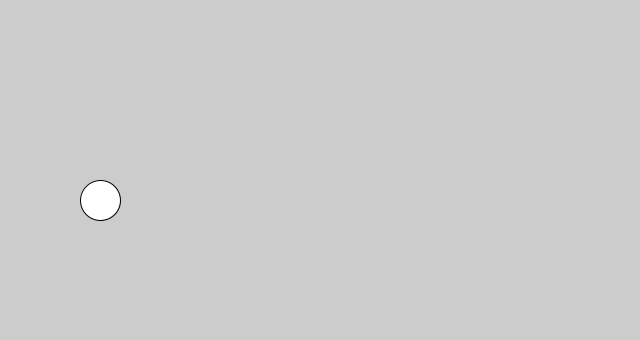
Frame 1 (no input)
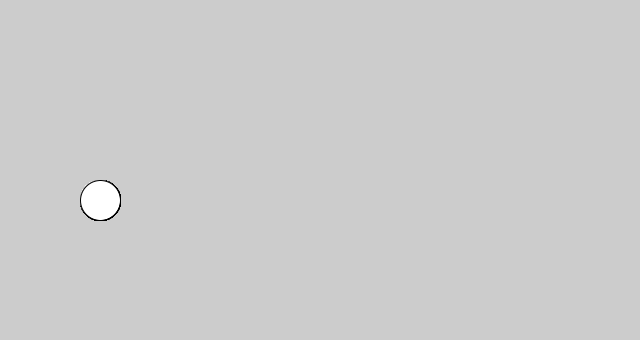
Frame 60 (the mouse pressed at the canvas centre just before this capture)
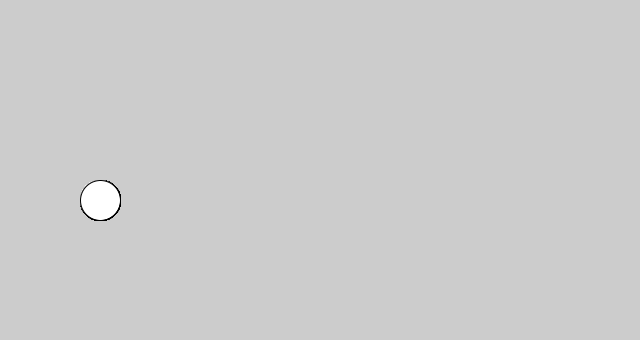
Frame 120 (the mouse held since frame 60 and released just before this capture)

The Processing sketch that drew these frames (run headless with seeded random() and noise(); from frame 60 on, the mouse is pressed at the canvas centre):

// Processing sketch: week15_01_circle_collision_class_Ball_new
// ── week15_01_circle_collision_class_Ball_new.pde
//week15_01_circle_collision_class_Ball_new
void setup(){
  size(640,340);
}
Ball ball=new Ball(100,200,20);
void draw(){
  ball.display();
}
class Ball{
  float x,y,r;
  Ball(int x0,int y0,int r0){
    x=x0;
    y=y0;
    r=r0;
  }
  void display(){
    ellipse(x,y,r+r,r+r);
  }
}
